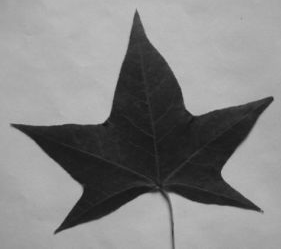
%> input picture 3-1算法-Algorithms_MathModels/《MATLAB图像处理》源文件/本书源文件/chap11/leaf1.bmp, 281 x 249 px
$ octave chap11_13.m   (GNU Octave 9; MATLAB toolbox functions it lacks are replaced by stand-ins)
%> lines starting %> are read from the running program, lines starting %| are printed output that depends on the picture; in (x1, y1, x2, y2) boxes, pixels count from 0 and x2, y2 are one past the last pixel; in counts of white or black regions, pixels touching at a corner belong together; the program's own positions count from 1
%【例11-13】
I= imread('leaf1.bmp');                           %读入图像
%> I is the input picture: size 249x281x3 uint8; min 18, max 195, mean 132.2
c= im2bw(I, graythresh(I));                        %I转换为二值图像
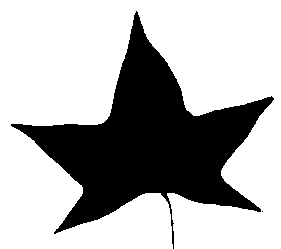
%> c: size 249x281 logical; 69.6% white; 2 black regions (1 under 20 px), largest, box (x1, y1, x2, y2) and area: (11, 11, 274, 249) 21258
set(0,'defaultFigurePosition',[100,100,1000,500]);	 %修改图形图像位置的默认设置
set(0,'defaultFigureColor',[1 1 1])
figure;subplot(131);imshow(I);                     %显示原图
c=flipud(c);                                      %实现矩阵c上下翻转
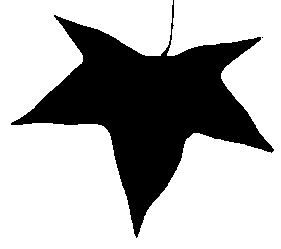
%> c: size 249x281 logical; 69.6% white; 2 black regions (1 under 20 px), largest, box (x1, y1, x2, y2) and area: (11, 0, 274, 238) 21258
b=edge(c,'canny');                               %基于canny算子进行轮廓提取
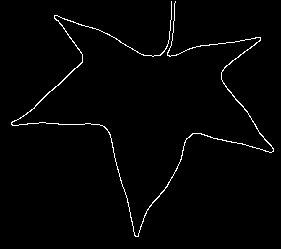
%> b: size 249x281 logical; 1.7% white in thin lines or dots, all inside (x1, y1, x2, y2) = (11, 1, 274, 237)
[u,v]=find(b);                                    %返回边界矩阵b中非零元素的位置
%> u = 1157 values from 2 to 237; v = 1157 values from 12 to 274
xp=v;                                          %行值v赋给xp
%> xp = 1157 values from 12 to 274
yp=u;                                          %列值u赋给yp
%> yp = 1157 values, max 237 at index 503, min 2 at index 670, mean 100.8
x0=mean([min(xp),max(xp)]);                     %x0为行值的均值
%> x0 = 143
y0=mean([min(yp),max(yp)]);                      %y0为列值的均值
%> y0 = 119.5
xp1=xp-x0;
%> xp1 = 1157 values from -131 to 131
yp1=yp-y0;
%> yp1 = 1157 values, max 117.5 at index 503, min -117.5 at index 670, mean -18.74
[cita,r]=cart2pol(xp1,yp1);                         %直角坐标转换成极坐标
%> cita = 1157 values, max 3.14 at index 17, min -3.14 at index 21, mean -0.18; r = 1157 values, max 143.4 at index 1110, min 35.56 at index 363, mean 92.94
q=sortrows([cita,r]);                              %从r列开始比较数值并按升序排序
%> q = 1157 rows, first 12: [-3.14 123; -3.14 122; -3.13 122; -3.13 121; -3.12 120; -3.12 119; -3.11 119.1; -3.11 118.1; -3.1 117.1; -3.1 116.1; -3.09 116.1; -3.09 115.1]
cita=q(:,1);                                      %赋角度值
%> cita = 1157 values from -3.14 to 3.14
r=q(:,2);                                         %赋半径模值
%> r = 1157 values, max 143.4 at index 516, min 35.56 at index 1037, mean 92.94
subplot(132);polar(cita,r);                          %画出极坐标下的轮廓图
[x,y]=pol2cart(cita,r);
%> x = 1157 values, max 131 at index 691, min -131 at index 1149, mean 7.36; y = 1157 values, max 117.5 at index 921, min -117.5 at index 297, mean -18.74
x=x+x0;
%> x = 1157 values, max 274 at index 691, min 12 at index 1149, mean 150.4
y=y+y0;
%> y = 1157 values, max 237 at index 921, min 2 at index 297, mean 100.8
subplot(133);plot(x,y);                            %画出直角坐标下的轮廓图
%> after `plot(x,y)`:
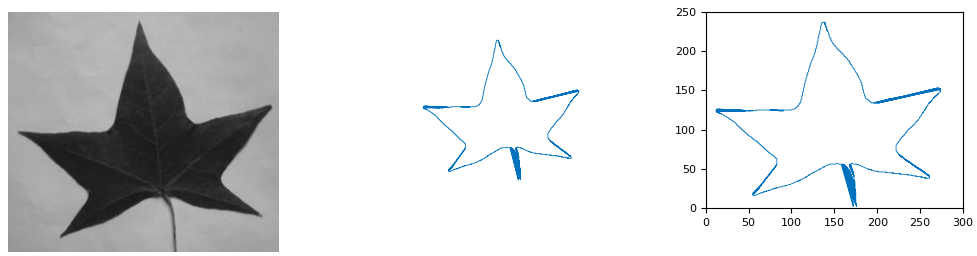
%> figure redrawn from the program's plot data, 3 panels
